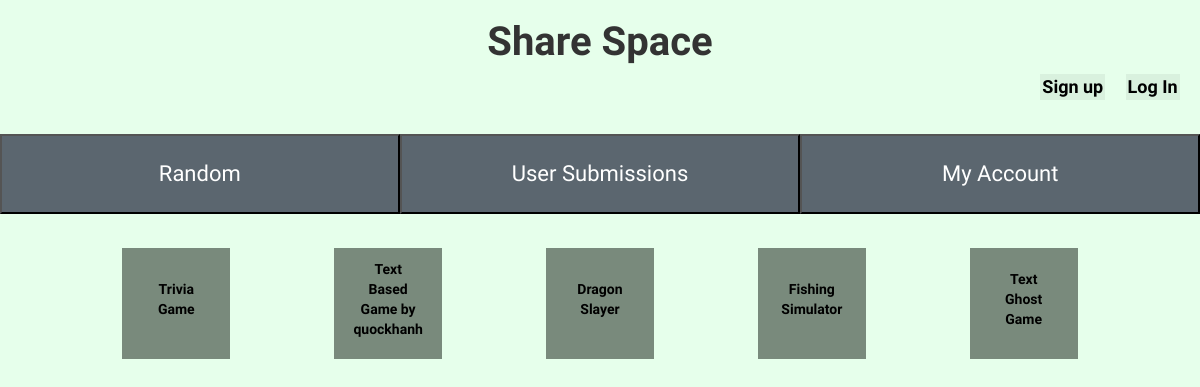
/submissions, run on an earlier commit of the app's database.
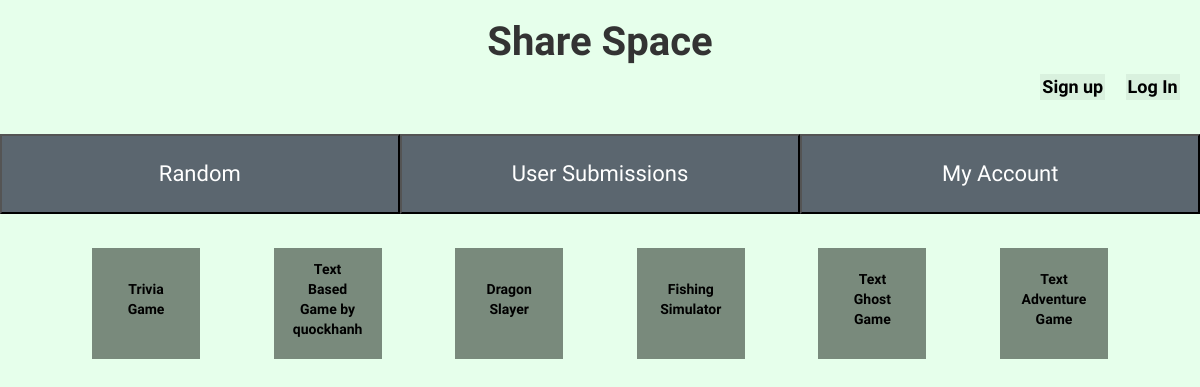
And on a later commit of the database.
### main.py (models this page shows)
class Replit(db.Model):
  __tablename__ = 'replit'
  replit_id = db.Column(db.Integer, primary_key = True)
  replit_name = db.Column(db.String(128))
  replit_link = db.Column(db.String(256), unique=True)
  replit_uploader_id = db.Column(db.Integer, db.ForeignKey('user.id'))
  replit_description = db.Column(db.String(512), default = "")

### main.py (the view)
@app.route('/submissions', methods=['GET'])
def submissions():
  replits = Replit.query.all()
  if current_user.is_authenticated:
    return render_template('user_submissions.html', name=current_user.username, email = current_user.email, bio=current_user.bio, replits=replits)
  else:
    return render_template('user_submissions.html', replits=replits)

### templates/user_submissions.html (shortened to what this page needs)
{% extends "bootstrap/base.html" %}
{% import "bootstrap/wtf.html" as wtf %}
{% block styles %}
{{ super() }}
<link rel="stylesheet" href='/static/style.css'/>
{% endblock %}
{% block content %}
<h1>Share Space</h1>
    <nav>
        {% if current_user.is_authenticated %}
        <ul class = "sign">
            <li><a href = "{{url_for('account')}}"><button class = "accountBtn">{{ name }}</button></a></li>
            <li><a href = "{{url_for('logout')}}"><button class = "signupbtn">Log Out</button></a></li>
        </ul>
        {% else %}
        <ul class = "sign">
            <li><a href = "{{url_for('signup')}}"><button class = "signupbtn">Sign up</button></a></li>
            <li><a href = "{{url_for('login')}}"><button class = "homebtn">Log In</button></a></li>
        </ul>
        {% endif %}
    </nav>
<nav>
    <ul>
        <li><a href = {{ url_for('index') }}><button class = "nav_button">Random</button></a></li>
        <li><a href = {{ url_for('submissions') }}><button class = "nav_button">User Submissions</button></a></li>
        <li><a href = {{ url_for('account') }}><button class = "nav_button">My Account</button></a></li>
    </ul>
</nav>
<body>
</body>
    <div class="submission-div">
        {% for item in replits %}
        <div>
            <a href={{ url_for('view_content', replit_id_num = item.replit_id) }}
                <p class="submission-text">{{ item.replit_name }}</p>
            </a>
        </div>
        {% endfor %}
    </div>
</body>
</html>
{% endblock %}

### static/style.css (style rules this page uses)
* { padding: 0; margin: 0; font-family: 'Inconsolata', monospace; }
.submission-div { max-width: 100%; padding-left: 5%; padding-right: 5%; flex-wrap: wrap; padding-bottom: 2%; padding-top: 2%; display: flex; flex-direction: row; gap: 2rem; row-gap: 7rem; border:black; justify-content: space-evenly; }
.submission-div > div { max-width: 10%; max-height: 10%; min-width: 10%; max-width: 10%; padding: 1%; margin-left: 2%; margin-right: 2%; }
.submission-div a { color: black; font-weight: bolder; display: flex; flex-flow: wrap; }
body { background-color: #E6FFEB; }
h1 { text-align: center; font-size: 4rem; font-family: 'Inconsolata', monospace; font-weight: bolder; }
ul { display:flex; justify-content: stretch; list-style: none; }
a { text-decoration: none; }
.nav_button { height: 10vh; width: 33.3vw; background-color: #5B666F; font-size: 22px; color: white; }
ul { display:flex; justify-content: space-between; }
.submission-div > div { text-align: center; display: flex; align-items: center; justify-content: center; background-color: #798a7c; }
.submission-text { color:#d0ffc6; margin-left: 1rem; margin-right: 1rem; }
.sign { padding-bottom: 2%; display: flex; margin-left: 85vw; justify-content: space-evenly; }
.signupbtn { padding: 0%; background-color: #d9f1de; border:none; color: black; font-size: large; font-weight: bolder; padding-left: 2px; padding-right: 2px; }
.homebtn { background-color: transparent; border:none; color:black; font-size: large; font-weight: bolder; background-color: #d9f1de; padding-left: 2px; padding-right: 2px; }

What changed in the data, as far as the page shows it:
added Replit: replit_name "Text Adventure Game"
